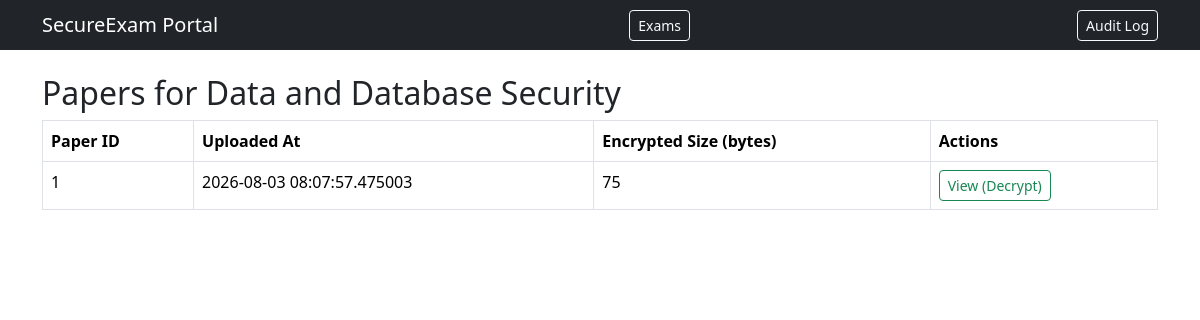
/exams/1/papers, run on an earlier commit of the app's database.
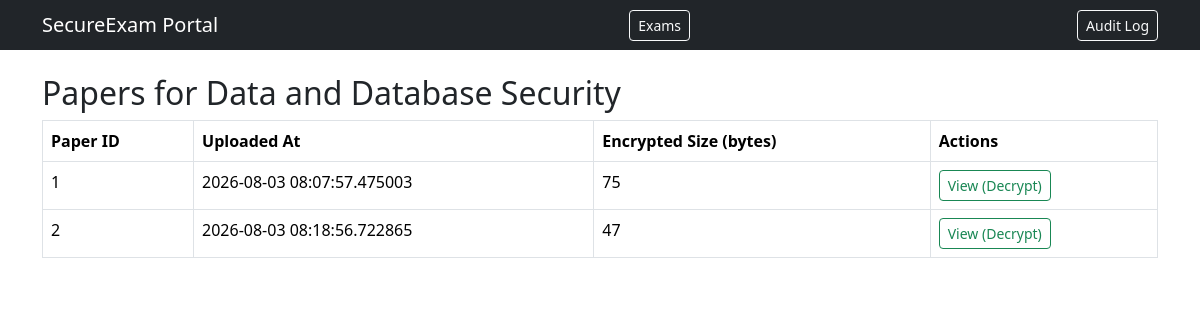
And on a later commit of the database.
### app/models.py (models this page shows)
class Exam(db.Model):
    id = db.Column(db.Integer, primary_key=True)
    subject = db.Column(db.String(120), nullable=False)
    scheduled_start = db.Column(db.DateTime, nullable=False)
    duration_minutes = db.Column(db.Integer, nullable=False)

class Paper(db.Model):
    id = db.Column(db.Integer, primary_key=True)
    exam_id = db.Column(db.Integer, db.ForeignKey('exam.id'), nullable=False)
    setter_id = db.Column(db.Integer, db.ForeignKey('user.id'), nullable=False)
    encrypted_content = db.Column(db.LargeBinary, nullable=False)
    uploaded_at = db.Column(db.DateTime, default=datetime.utcnow)

### app/exams/routes.py (the view)
@exams_bp.route('/exams/<int:exam_id>/papers')
def list_papers(exam_id):
    exam = Exam.query.get_or_404(exam_id)
    papers = Paper.query.filter_by(exam_id=exam.id).all()
    return render_template('exams/papers.html', exam=exam, papers=papers)

### app/templates/exams/papers.html
{% extends "base.html" %}
{% block content %}
<h2>Papers for {{ exam.subject }}</h2>
<table class="table table-bordered">
  <thead><tr><th>Paper ID</th><th>Uploaded At</th><th>Encrypted Size (bytes)</th><th>Actions</th></tr></thead>
  <tbody>
    {% for paper in papers %}
    <tr>
      <td>{{ paper.id }}</td>
      <td>{{ paper.uploaded_at }}</td>
      <td>{{ paper.encrypted_content|length }}</td>
      <td><a href="{{ url_for('exams.view_paper', exam_id=exam.id, paper_id=paper.id) }}" class="btn btn-sm btn-outline-success">View (Decrypt)</a></td>
    </tr>
    {% endfor %}
  </tbody>
</table>
{% endblock %}

### app/templates/base.html (shortened to what this page needs)
<!DOCTYPE html>
<html lang="en">
<head>
    <link href="https://cdn.jsdelivr.net/npm/bootstrap@5.3.3/dist/css/bootstrap.min.css" rel="stylesheet">
</head>
<body>
    <nav class="navbar navbar-dark bg-dark">
        <div class="container">
          <span class="navbar-brand mb-0 h1">SecureExam Portal</span>
        <a href="/exams" class="btn btn-outline-light btn-sm ms-3">Exams</a>
        <a href="/audit-log" class="btn btn-outline-light btn-sm ms-2">Audit Log</a>
        </div>
    </nav>
    <div class="container mt-4">
        {% block content %}{% endblock %}
    </div>
</body>
</html>

What changed in the data, as far as the page shows it:
added Paper: id "2", uploaded_at "2026-08-03 08:18:56.722865", encrypted_content|length "47"
